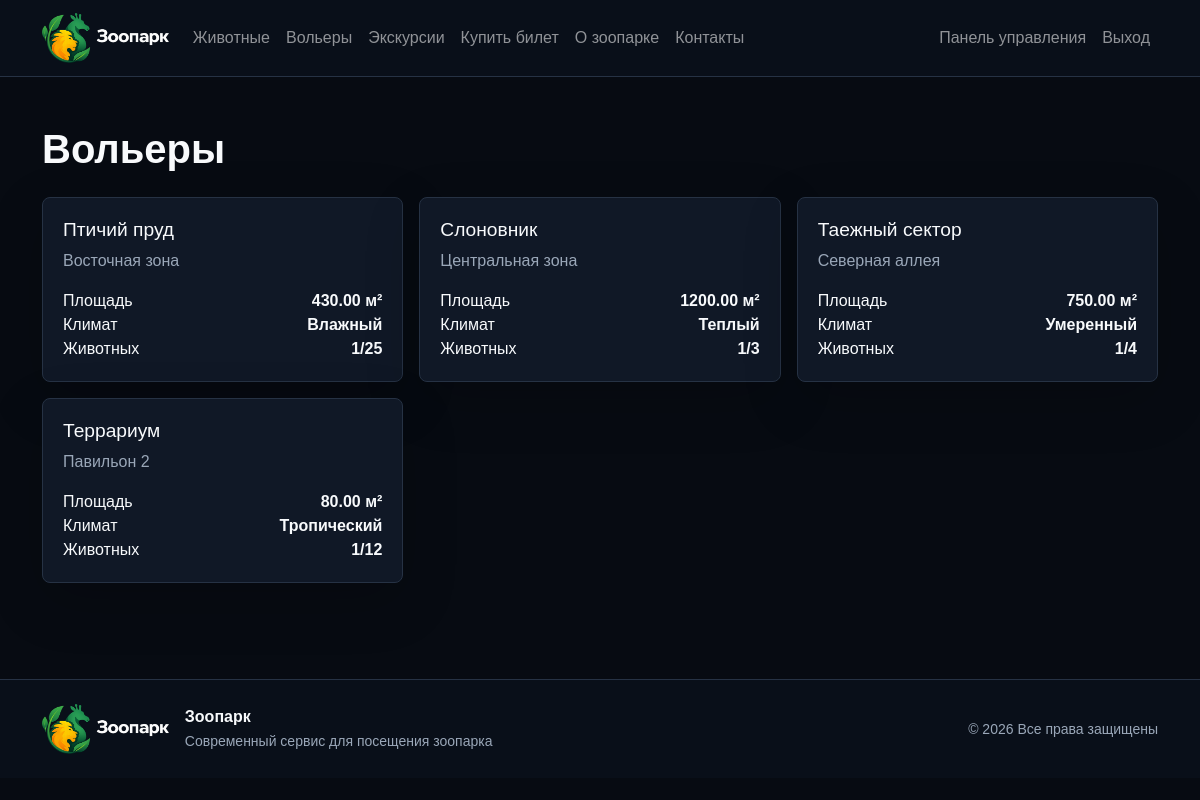
The page /enclosures.php (signed in) on the database its author committed.
### tables this page shows
CREATE TABLE enclosures (
    id INT AUTO_INCREMENT PRIMARY KEY,
    name VARCHAR(120) NOT NULL,
    location VARCHAR(160) NOT NULL,
    area DECIMAL(10,2) NOT NULL DEFAULT 0,
    climate_zone VARCHAR(100) NOT NULL,
    capacity INT NOT NULL DEFAULT 0
);

### config/db.php (called while the page is built, shortened)
<?php
function db(): PDO
{
    static $pdo = null;
    if ($pdo instanceof PDO) {
        return $pdo;
    }
    $dsn = 'mysql:host=' . DB_HOST . ';dbname=' . DB_NAME . ';charset=' . DB_CHARSET;
    $pdo = new PDO($dsn, DB_USER, DB_PASS, [
        PDO::ATTR_ERRMODE => PDO::ERRMODE_EXCEPTION,
        PDO::ATTR_DEFAULT_FETCH_MODE => PDO::FETCH_ASSOC,
        PDO::ATTR_EMULATE_PREPARES => false,
    ]);
    return $pdo;
}

### includes/functions.php (called while the page is built, shortened)
<?php
require_once __DIR__ . '/../config/db.php';
function e(?string $value): string
{
    return htmlspecialchars((string)$value, ENT_QUOTES | ENT_SUBSTITUTE, 'UTF-8');
}

### enclosures.php (the view)
<?php require __DIR__ . '/templates/header.php'; ?>
<section class="container py-5">
    <h1 class="section-title">Вольеры</h1>
    <div class="row g-3">
        <?php foreach (db()->query('SELECT e.*, count_animals_in_enclosure(e.id) AS animals_count FROM enclosures e ORDER BY e.name') as $e): ?>
            <div class="col-md-6 col-xl-4"><div class="app-card h-100">
                <h2><?= e($e['name']) ?></h2>
                <p class="text-secondary"><?= e($e['location']) ?></p>
                <div class="d-flex justify-content-between"><span>Площадь</span><strong><?= e((string)$e['area']) ?> м²</strong></div>
                <div class="d-flex justify-content-between"><span>Климат</span><strong><?= e($e['climate_zone']) ?></strong></div>
                <div class="d-flex justify-content-between"><span>Животных</span><strong><?= e((string)$e['animals_count']) ?>/<?= e((string)$e['capacity']) ?></strong></div>
            </div></div>
        <?php endforeach; ?>
    </div>
</section>
<?php require __DIR__ . '/templates/footer.php'; ?>

### assets/css/style.css (style rules this page uses)
:root { --bg: #070b12; --panel: #101826; --panel-2: #151f2f; --line: #263244; --text: #f8fafc; --muted: #9aa7b8; --green: #19c37d; --orange: #ff9f1c; --blue: #0f2742; }
body { background: var(--bg); color: var(--text); font-family: Arial, sans-serif; }
.text-secondary { color: var(--muted) !important; }
.section-title { margin-bottom: 1.5rem; font-weight: 800; }
.app-card, .app-panel, .auth-card, .metric-card { position: relative; z-index: 2; background: var(--panel); border: 1px solid var(--line); border-radius: 8px; padding: 1.25rem; box-shadow: 0 18px 55px rgba(0, 0, 0, 0.18); }
.app-card h2, .app-card h3 { font-size: 1.2rem; }

### rows shown on the page
enclosures: name "Птичий пруд", location "Восточная зона", area "430.00", climate_zone "Влажный", animals_count "1", capacity "25"
enclosures: name "Слоновник", location "Центральная зона", area "1200.00", climate_zone "Теплый", animals_count "1", capacity "3"
enclosures: name "Таежный сектор", location "Северная аллея", area "750.00", climate_zone "Умеренный", animals_count "1", capacity "4"
enclosures: name "Террариум", location "Павильон 2", area "80.00", climate_zone "Тропический", animals_count "1", capacity "12"
